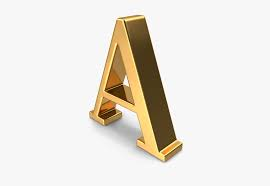
//> input picture opencv_testimage.jpeg, 270 x 186 px
$ ./pthread3 opencv_testimage.jpeg 'Projected Frame.jpeg' 3   (built with g++ and OpenCV 4)
//> lines starting //> are read from the running program, lines starting //| are printed output that depends on the picture
#include "opencv2/opencv.hpp"
#include <iostream>
#include <stdexcept>
#include <fstream>
#include <pthread.h>
#include <thread>
#include <stdlib.h>
#include <unistd.h>

using namespace std;
using namespace cv;
// Comparator Function for sorting of Source points( As Clicked By User)
bool comp(pair<int,int> x,pair<int,int> y)
{
    if(x.second<y.second)
        return true;
    if(x.second == y.second)
    {
        return x.first<y.first;
    }
    return false;
}

// Global Vectors for storing points
vector<Point2f> source_pts,destination_pts;
vector<pair<int,int>> source_pts_temp,destination_pts_temp;

Mat homography;

// Global Variable for storing number of times left mouse button is clicked on the displayed image
int number_of_mouse_clicks = 0;

// Processing Clicked Points
void CLICKDETECTION(int event, int x, int y, int flags, void* userdata)
{
    if( event == EVENT_LBUTTONDOWN and number_of_mouse_clicks < 4 )
    {
        source_pts_temp.push_back(make_pair(x,y));
        number_of_mouse_clicks++;
        if(number_of_mouse_clicks == 4)
        {
            destroyWindow("Original Frame");
        }
    }

}

// AutoScaling Destinantion Points according to size of image
/*
    We used Riju Ma'am destination point coordinates. But if original image has small size then there could be a issue of
    going out of boundary. So to accomodate that we scaled the destination points using the normal image size as 1920x1080.
*/
void AutoScaling (int a , int b) {
    for (int i = 0; i<4 ; i++){
        destination_pts_temp[i].first = destination_pts_temp[i].first*a/1920;
        destination_pts_temp[i].second = destination_pts_temp[i].second*b/1080;
        int x = destination_pts_temp[i].first;
        int y = destination_pts_temp[i].second;
        destination_pts.push_back(Point2f(x,y));
    }
}

void empty_image(string s, Mat&crop)
{
    // Reading Image
    Mat img = imread(s, IMREAD_GRAYSCALE);

    // Error Reading Image
    if ( !img.data )
    {
        throw std::invalid_argument( "Image File not found or unable to open");
        return;
    }

    // Creating a Window Frame
    namedWindow("Original Frame",  WINDOW_AUTOSIZE);

    // Detecting a Mouse Click
    setMouseCallback("Original Frame", CLICKDETECTION, NULL);

    // Showing the Image Frame
    imshow("Original Frame", img);

    // Storing size of image for Autoscaling
    int width_of_inputimage = img.cols; // x coordinate
    int height_of_inputimage=img.rows;  // y coordinate

    // Storing Points in the order (Top Left,Top Right,Bottom Left,Bottom Right)
    destination_pts_temp = {make_pair(472,52),make_pair(800,52),make_pair(472,830),make_pair(800,830)};

    /*
        Automatially Closing the image frame when user clicks 4 points(handled in CLICKDETECTION function).
        If 4 clicks not detected on the frame and the frame is closed or a key is pressed then raising an exception.

    */
    waitKey(0);
    if(cv::getWindowProperty("Original Frame",cv::WND_PROP_VISIBLE)!=1 and number_of_mouse_clicks < 4)
    {
        throw std::invalid_argument( "Image Closed before selecting 4 points");
        return;
    }

    // Ordering the Points Clicked by the user according to (Top Left,Top Right,Bottom Left,Bottom Right)
    sort(source_pts_temp.begin(),source_pts_temp.end(),comp);
    sort(source_pts_temp.begin(),source_pts_temp.begin()+2);
    sort(source_pts_temp.begin()+2,source_pts_temp.end());

    // Storing Source points in the OpenCV coordinates format
    for(int i = 0; i< 4; i++)
    {
        source_pts.push_back(Point2f(source_pts_temp[i].first,source_pts_temp[i].second));
    }

    //Calling the autoscaling Function
    AutoScaling(width_of_inputimage,height_of_inputimage);

    // Finding the homography matrix for given 2 set of points
    homography = findHomography(source_pts,destination_pts);

    // Defining Matrix for the projected image
    Mat projected_image;

    // Correcting the Camera Angle based on the found Homography Matrix
    warpPerspective(img,projected_image,homography,img.size());


    // Showing the Projected Image
    // Defining the Cropped Coordinates for Cropping the Image
    Rect cropped_coordinates;

    //Setting the Top Left Coordinate from where the Image will be Cropped
    cropped_coordinates.x = destination_pts_temp[0].first;
    cropped_coordinates.y = destination_pts_temp[0].second;

    // Size of the Cropped Image
    cropped_coordinates.width = destination_pts_temp[1].first - destination_pts_temp[0].first;
    cropped_coordinates.height = destination_pts_temp[2].second - destination_pts_temp[0].second;

    // Forming the Matrix for Cropped Image
    crop = projected_image(cropped_coordinates);


    return;
}
void homography_of_frames(Mat img,Mat&crop)
{

    // Defining Matrix for the projected image
    Mat projected_image;

    // Correcting the Camera Angle based on the found Homography Matrix
    warpPerspective(img,projected_image,homography,img.size());


    // Showing the Projected Image
    // Defining the Cropped Coordinates for Cropping the Image
    Rect cropped_coordinates;

    //Setting the Top Left Coordinate from where the Image will be Cropped
    cropped_coordinates.x = destination_pts_temp[0].first;
    cropped_coordinates.y = destination_pts_temp[0].second;

    // Size of the Cropped Image
    cropped_coordinates.width = destination_pts_temp[1].first - destination_pts_temp[0].first;
    cropped_coordinates.height = destination_pts_temp[2].second - destination_pts_temp[0].second;

    // Forming the Matrix for Cropped Image
    crop = projected_image(cropped_coordinates);

}

struct thread_data{
    int start;
    int end;
    int total_pixels;
    int static_pixels;
    int dynamic_pixels;
    Mat emptyimg;
    int e_static;
    Mat cropped_frame_prev;
    Mat cropped_frame_2ndlast;
    Mat cropped_frame_3rdlast;
    int e_dynamic;
    Mat cropped_frame;
    int l;
    bool os;

};
//int start,int end,Mat emptyimg,int e_static,Mat cropped_frame_prev,Mat cropped_frame_2ndlast,Mat cropped_frame_3rdlast, int e_dynamic, Mat cropped_frame, int l
void *frame_iterate(void *input){

    struct thread_data *my_data;
    my_data = (struct thread_data *) input;

    int start = my_data->start;
    int end = my_data->end;
    int total_pixels = my_data->total_pixels;
    int static_pixels = my_data->static_pixels;
    int dynamic_pixels = my_data->dynamic_pixels;
    Mat emptyimg = my_data->emptyimg;
    int e_static = my_data->e_static;
    Mat cropped_frame_prev = my_data->cropped_frame_prev;
    Mat cropped_frame_2ndlast = my_data->cropped_frame_2ndlast;
    Mat cropped_frame_3rdlast = my_data->cropped_frame_3rdlast;
    int e_dynamic = my_data->e_dynamic;
    Mat cropped_frame = my_data->cropped_frame;
    int l = my_data->l;
    bool os = my_data->os;

    for(int i=start;i<end;i++) {
        for (int j=0;j<emptyimg.cols;j++){
            total_pixels++;
            int a = emptyimg.at<uchar>(i,j) - cropped_frame.at<uchar>(i,j);
            if (abs(a) > e_static){
                static_pixels++;
            }

            if (l>2 && os){
                int b = cropped_frame_prev.at<uchar>(i,j) - cropped_frame.at<uchar>(i,j);
                int c = cropped_frame_2ndlast.at<uchar>(i,j) - cropped_frame_prev.at<uchar>(i,j);
                int d = cropped_frame_3rdlast.at<uchar>(i,j) -cropped_frame_2ndlast.at<uchar>(i,j);
                if (abs(b) > e_dynamic and abs(c) > e_dynamic and abs(d) > e_dynamic ){
                    dynamic_pixels++;
                }
            }
        }
    }
    my_data->total_pixels = total_pixels;
    my_data->static_pixels = static_pixels;
    my_data->dynamic_pixels = dynamic_pixels;
    // cout<<static_pixels<<endl;
    // cout<<dynamic_pixels<<endl;
    // cout<<total_pixels<<endl;
}

int main(int argc, char** argv)
{

    if(argc < 4)
    {
        cout<<"Please specify empty Image file as well Video file name in the format : ./a.out $(filename) $(Video Filename) or"<<endl;
        cout<<"To Compile and Execute Type Command : make all empty=$(filename) video = $(Video Filename)\nTo Compile Type Command : make compile\nTo Execute Type Command : make run empty=$(filename) video=$(Video Filename)"<<endl;
        throw std::invalid_argument( "Wrong Command Line Argument");
        return -1;
    }

    if(argc > 4)
    {
        cout<<"Too Many Arguments. Enter only a Empty Image Filename and Video Filename"<<endl;
        cout<<"To Execute Type Command : ./a.out $(filename) $(Video Filename) or"<<endl;
        cout<<"To Compile and Execute Type Command : make all empty=$(filename) video = $(Video Filename)\nTo Compile Type Command : make compile\nTo Execute Type Command : make run empty=$(filename) video=$(Video Filename)"<<endl;
        throw std::invalid_argument( "Wrong Command Line Argument");
        return -1;
    }

    int num = stoi(argv[3]);
    // Reading the Video
    time_t method3_start,method3_end;
    VideoCapture cap(argv[2]);

    // if not success, exit program
    if (cap.isOpened() == false)
    {
        cout << "Cannot open the video file" << endl;
        return -1;
    }

    // Creating Matrix for Empty(Background) Image according to points chosen by user
    Mat emptyimg;
    empty_image(argv[1], emptyimg);
//> in empty_image, `Mat img = imread(s, IMREAD_GRAYSCALE);`:
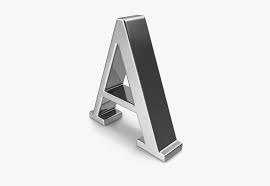
//> img: 186 rows x 270 cols, CV_8UC1; min 14, max 255, mean 229.5
//> the left mouse button is pressed and released at (67, 46)
//> the left mouse button is pressed and released at (202, 46)
//> the left mouse button is pressed and released at (202, 139)
//> the left mouse button is pressed and released at (67, 139)
//> in empty_image, `warpPerspective(img,projected_image,homography,img.size());`:
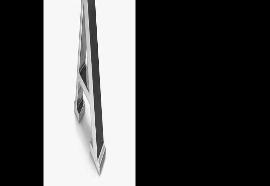
//> projected_image: 186 rows x 270 cols, CV_8UC1; min 0, max 255, mean 76.5
//> in empty_image, `crop = projected_image(cropped_coordinates);`:
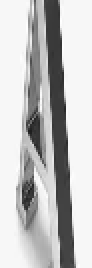
//> crop: 134 rows x 46 cols, CV_8UC1 (shown 2 times larger); min 30, max 255, mean 193.4
    time(&method3_start);
    // Storing Previous Frames
    Mat cropped_frame_prev,cropped_frame_2ndlast,cropped_frame_3rdlast;

    // Counting Number of frames
    int l = 0;


     // std::ofstream myfile;
     // myfile.open ("example3.csv");
     // myfile << "Time(in seconds),Queue Density,Dynamic Density,\n";


    //Iterating Frame by Frame
    while (true)
    {
        Mat frame;
        bool done = cap.read(frame); // read a new frame from video
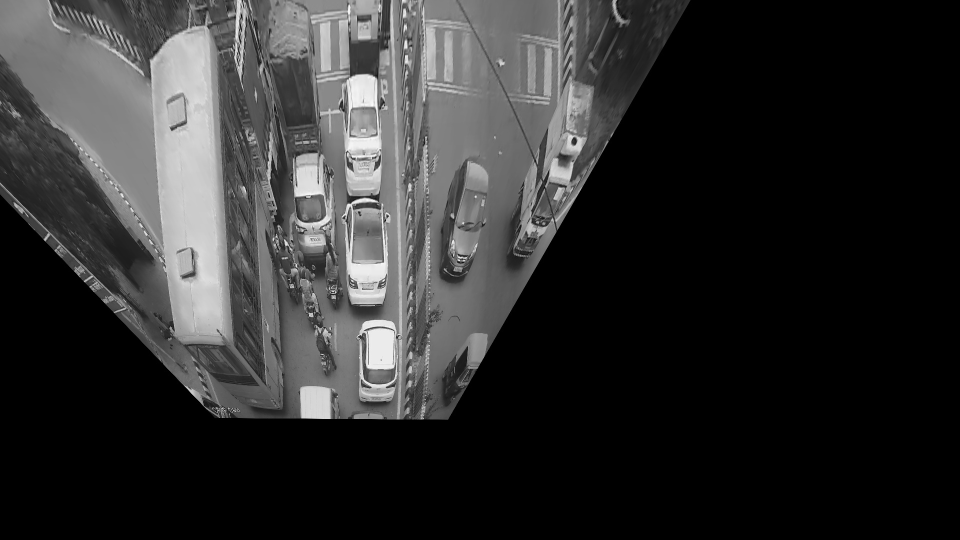
//> input picture Projected Frame.jpeg, 1920 x 1080 px (shown at 1/2 size)
//> frame is the input picture: 1080 rows x 1920 cols, CV_8UC3; min 0, max 255, mean 47.5
        pthread_t threads[num];
        struct thread_data input[num];
        int e_static = 35; // Error for estimating queue density (Found Experimentally)
        int e_dynamic = 0;  // error for estimating dynamic density (Found Experimentally)
        int total_pixels = 0;
        int static_pixels = 0; // Counting Number of pixels changed in the current frame relative to backgroun image
        int dynamic_pixels = 0; // Counting Number of pixels changed in the last 3 frames


        //Breaking the while loop at the end of the video
        if (done == false)
        {
            cout << "Found the end of the video" << endl;
            break;
        }

        //Converting Video Frame to grayscale
        Mat temp_gray;
        cvtColor(frame, temp_gray, COLOR_BGR2GRAY);
        frame = temp_gray;
        Mat cropped_frame;

        // Applying Homography to the current frame
        homography_of_frames(frame,cropped_frame);
//> in homography_of_frames, `warpPerspective(img,projected_image,homography,img.size());`:
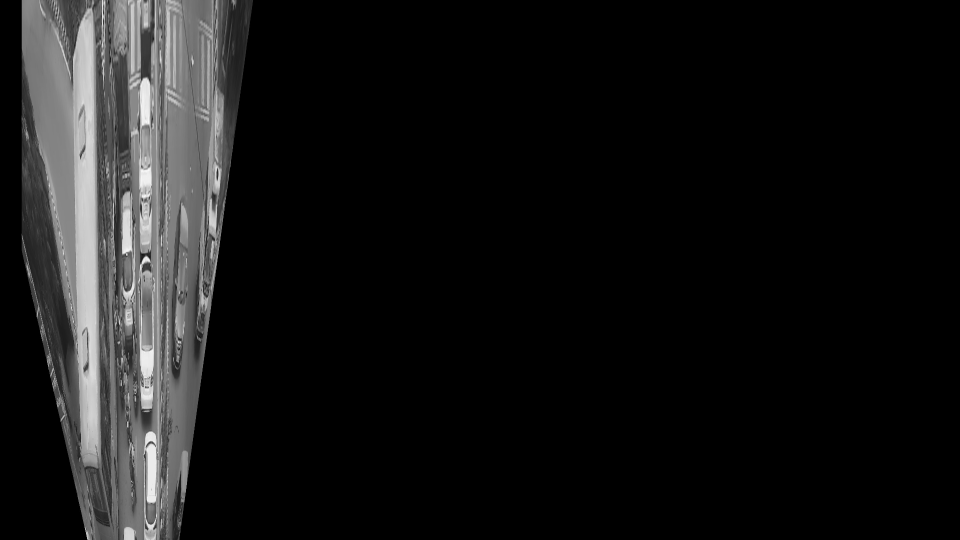
//> projected_image: 1080 rows x 1920 cols, CV_8UC1 (shown at 1/2 size); min 0, max 253, mean 21.4
//> in homography_of_frames, `crop = projected_image(cropped_coordinates);`:
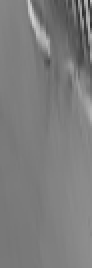
//> crop: 134 rows x 46 cols, CV_8UC1 (shown 2 times larger); min 44, max 210, mean 124.6
        int start = 0;
        int end = emptyimg.rows/num;
//> end = 44
        for(int i=0;i<num;i++){
            input[i].emptyimg = emptyimg;
            input[i].e_static = e_static;
            input[i].cropped_frame_prev = cropped_frame_prev;
            input[i].cropped_frame_2ndlast = cropped_frame_2ndlast;
            input[i].cropped_frame_3rdlast = cropped_frame_3rdlast;
            input[i].e_dynamic = e_dynamic;
            input[i].cropped_frame = cropped_frame;
            input[i].l = l;
            input[i].total_pixels = total_pixels;
            input[i].static_pixels = static_pixels;
            input[i].dynamic_pixels = dynamic_pixels;
            input[i].start = start;
            input[i].end = end;
            input[i].os = true;
            start = end;
            end += emptyimg.rows/num;
            if (i==num-2){
                end = emptyimg.rows;
            }
        }
//> after the loop, end = 178

        // Estimating Pixels changed in static and dynamic matrix
        for (int i = 0;i<num;i++){

            pthread_create(&threads[i], NULL, frame_iterate, (void *)&input[i]);

        }
        for (int i = 0;i<num;i++){

            pthread_join(threads[i], NULL);
        }

        for (int i = 0;i<num;i++){
            total_pixels+=input[i].total_pixels;
            static_pixels+=input[i].static_pixels;
            dynamic_pixels+=input[i].dynamic_pixels;
        }

        // calculating queue and dynamic density
        float output_static = ((float)static_pixels)/((float)total_pixels);
        float output_dynamic = ((float)dynamic_pixels)/((float)total_pixels);


        cout<<fixed<<setprecision(3);

        // Updating States
        l++;
        cropped_frame_3rdlast = cropped_frame_2ndlast;
        cropped_frame_2ndlast = cropped_frame_prev;
        cropped_frame_prev = cropped_frame;

        // Improving Queue Density
        while(output_dynamic>=output_static or (output_static-output_dynamic<0.001 and output_dynamic<=output_static))
        {
            e_static/=1.15;
            if(e_static<1.5)
            {
                output_static=output_dynamic+0.05;
                break;
            }
            pthread_t threads2[num];
            for (int i = 0;i<num;i++){
                input[i].total_pixels = 0;
                input[i].static_pixels = 0;
                input[i].os = false;
                input[i].e_static = e_static;
            }
            static_pixels=0;
            total_pixels=0;
            for (int i = 0;i<num;i++){

                pthread_create(&threads2[i], NULL, frame_iterate, (void *)&input[i]);

            }
            for (int i = 0;i<num;i++){

                pthread_join(threads2[i], NULL);
            }
            for (int i = 0;i<num;i++){
                total_pixels+=input[i].total_pixels;
                static_pixels+=input[i].static_pixels;
            }
            output_static = ((float)static_pixels)/((float)total_pixels);
        }
//> after the loop, e_static = 35; static_pixels = 5587; total_pixels = 6164

        // Outputting the Values on the terminal
        cout<<"Frame no: "<<l<<"    Queue density: "<<output_static<<"    dynamic density: "<<output_dynamic<<endl;
//| Frame no: 1    Queue density: 0.906    dynamic density: 0.000


        // myfile << (float)l/((float)15.000) << "," <<output_static << "," << output_dynamic<<",\n";
    }
    time(&method3_end);
    double method3 = double(method3_end - method3_start);
    cout<<method3<<endl;

    return 0;

}
